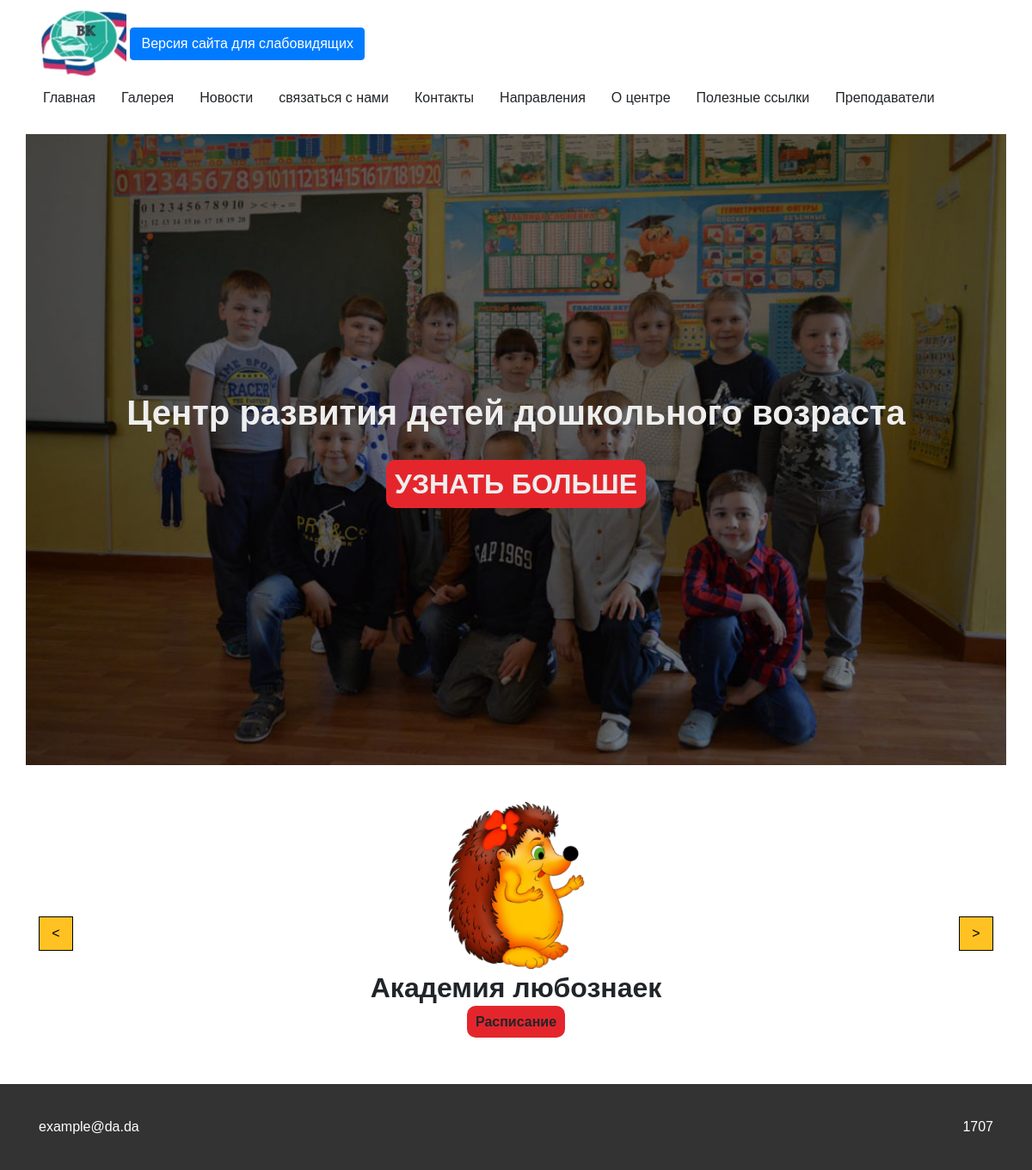
The page / on the database its author committed.
### main/models.py (models this page shows, shortened)
class InfoPages(models.Model):
    name = models.CharField('название страницы', max_length=40, unique=True)
    content = models.TextField('текст страницы')
    class Meta:
        verbose_name = "дополнительная страница"
        verbose_name_plural = "дополнительные страницы"

class KidsGroup(models.Model):
    name = models.CharField('название группы', max_length=30)
    image = models.ImageField('картинка группы', upload_to='media/KidsGroup')
    schedule = models.TextField('расписание')
    da = models.AutoField
    class Meta:
        verbose_name = "группа детей"
        verbose_name_plural = "группы детей"

class GeneralInfo(models.Model):
    contact_email = models.CharField('имейл, который будет показываться на каждой странице сайта', max_length=50)
    contact_phone = models.CharField('номер телефона, который будет показываться на каждой странице сайта', max_length=50)
    class Meta:
        verbose_name = "общая информация"
        verbose_name_plural = "общая информация"

### main/views.py (the view)
# urls.py: path("", views.MainView.as_view(), name='main'),
class MainView(ListView):
    model = KidsGroup
    queryset = KidsGroup.objects.all()
    template_name = 'home.html'

### main/context_processor.py (called while the page is built)
def extras(request):
    general = GeneralInfo.objects.get(id=1)
    info_pages = InfoPages.objects.values('name')
    return {'general': general, 'info_pages': info_pages}

### templates/home.html
{% extends 'base.html' %}
{% block content %}
    <section>
        <div class="container">
            <div class="row d-flex flex-column offer">
                <h1 class="col offer__title">Центр развития детей дошкольного возраста</h1>
                <h2><a href="/info/О центре" class="offer__link">УЗНАТЬ БОЛЬШЕ</a></h2>
            </div>
        </div>
    </section>
    <section>
        <div class="container slider">
            <div class="slider__inner">
                {% for group in kidsgroup_list %}
                    <div class="slider__item">
                        <img src='{{ group.image.url }}' class="slider__image">
                        <h2 class="slider__title">{{ group.name }}</h2>
                        <a href="/schedule/{{ group.id }}" class="slider__link">Расписание</a>
                    </div>
                {% endfor %}
        </div>
        </div>
    </section>
{% endblock content %}

### templates/include/header.html
{% load static %}
<header class="header" id="header">
        <div class="container">
            <div class="row align-items-center justify-content-lg-between">
                <div class="col-lg-auto">
                    <a href="/"><img src="{% static "img/VC_Logo 1.png" %}" alt="лого колледжа"  class="logo"></a>
                    <a href="#" class="bvi-open btn btn-primary" title="Версия сайта для слабовидящих">Версия сайта для слабовидящих</a>
                </div>
                <div class="col-lg-auto">
                    <nav class="">
                        <ul class="nav d-flex justify-content-center">
                            <li class="nav__item">
                                <a href="/">Главная</a>
                            </li>
                            <li class="nav__item">
                                <a href="{% url 'Gallery' %}">Галерея</a>
                            </li>
                            <li class="nav__item">
                                <a href="{% url 'News' %}">Новости</a>
                            </li>
                            <li class="nav__item">
                                <a href="{% url 'contact_form' %}">связаться с нами</a>
                            </li>
                            {% for i in info_pages %}
                            <li class="nav__item">
                                <a href="/info/{{ i.name }}">{{ i.name }}</a>
                            </li>
                            {% endfor %}
                        </ul>
                    </nav>
                </div>
            </div>
            </div>
    </header>

### templates/include/footer.html
<footer class="footer">
        <div class="container footer__container">
            <div class="email">
                {{ general.contact_email }}
            </div>
            <div class="tel">
                {{ general.contact_phone }}
            </div>
        </div>
    </footer>

### static/css/style.css (style rules this page uses)
body { font-family: 'PT Sans', sans-serif; }
img { max-width: 100%; }
section + section { margin-top: 20px; }
*, *::before, *::after { -webkit-box-sizing: border-box; box-sizing: border-box; }
ul, li { display: block; padding: 0; margin: 0; }
h1, h2, h3, h4, h5 { font-weight: 700; color: inherit; }
h2 { text-align: center; }
a { color: inherit; }
.header { overflow: hidden; background-color: #fff; z-index: 2; position: fixed; top: 0; width: 100%; }
.nav__item a { padding: 5px; border-radius: 10px; }
.nav__item + .nav__item { margin-left: 20px; }
.offer { color: #eee; padding: 300px 0; background-image: url(../img/kids.jpg); background-size: cover; }
.offer__title { margin: auto; margin-bottom: 40px; text-align: center; }
.offer__link { width: -webkit-fit-content; width: -moz-fit-content; width: fit-content; margin: auto; font-weight: bold; padding: 10px; border-radius: 10px; background-color: #E4262C; }
.slider__inner { text-align: center; position: relative; }
.slider__image { margin: auto; max-width: 200px; max-height: 200px; }
.slider__item { padding: 20px; }
.slider__link { font-weight: bold; padding: 10px; border-radius: 10px; background-color: #E4262C; }
.footer { margin-top: 40px; background-color: #333333; }
.footer__container { display: -webkit-box; display: -ms-flexbox; display: flex; -webkit-box-pack: justify; -ms-flex-pack: justify; justify-content: space-between; -webkit-box-align: center; -ms-flex-align: center; align-items: center; color: #fff; min-height: 100px; }

### rows shown on the page
InfoPages: name "Контакты"
InfoPages: name "Направления"
InfoPages: name "О центре"
InfoPages: name "Полезные ссылки"
InfoPages: name "Преподаватели"
KidsGroup: image (picture), name "Академия любознаек"
GeneralInfo: contact_email "example@da.da", contact_phone "1707"
